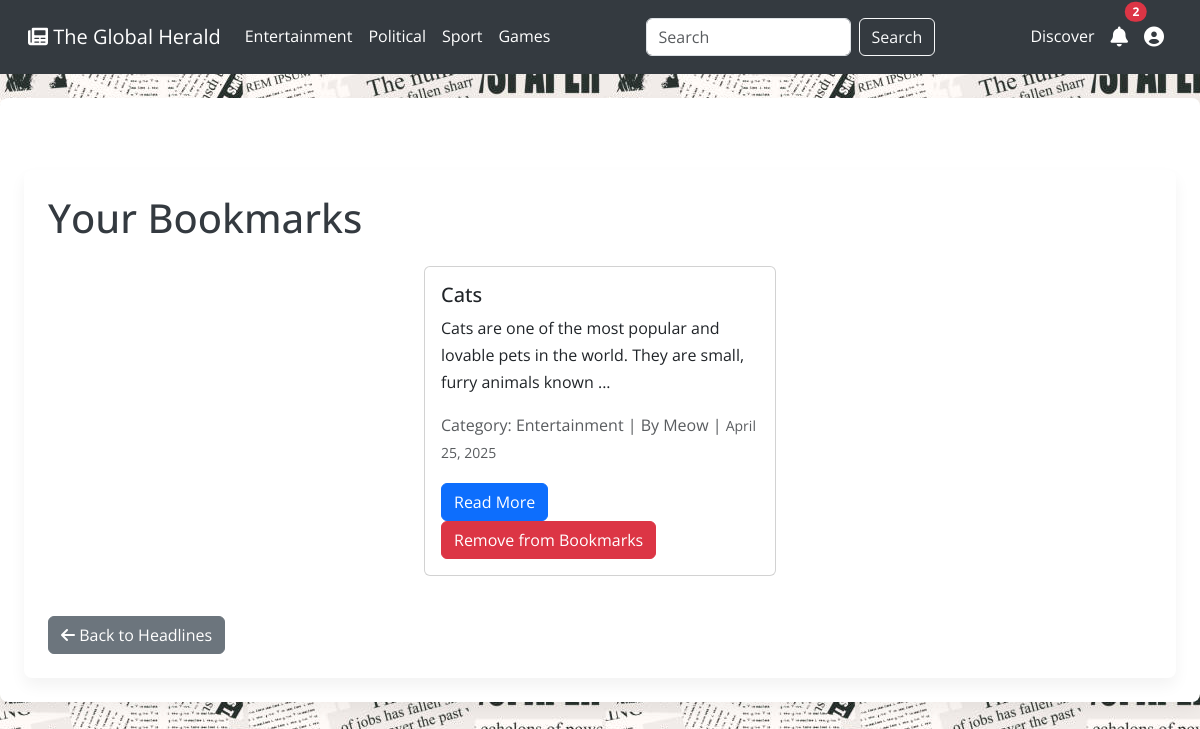
The page /bookmarks.php (signed in) on the database its author committed.
### tables this page shows
CREATE TABLE `category` (
  `category_id` int(11) NOT NULL,
  `category_name` varchar(255) NOT NULL
);

CREATE TABLE `articles` (
  `id` int(11) NOT NULL,
  `title` varchar(255) NOT NULL,
  `content` text NOT NULL,
  `author` varchar(100) NOT NULL,
  `created_at` timestamp NOT NULL DEFAULT current_timestamp(),
  `category_id` int(11) NOT NULL,
  `image_path` mediumtext NOT NULL,
  `views` int(11) NOT NULL DEFAULT 0
);

### bookmarks.php (the view, shortened to what this page needs)
<?php
$dbb = (new Database())->connect();
$user_id = $_SESSION['user_id'];
$query = "
    SELECT a.id, a.title, a.author, a.content, a.created_at, c.category_name
    FROM bookmarks b
    JOIN articles a ON b.article_id = a.id
    LEFT JOIN category c ON a.category_id = c.category_id
    WHERE b.user_id = ?
    ORDER BY a.created_at DESC
";
$stmt = $dbb->prepare($query);
$stmt->bind_param("i", $user_id);
$stmt->execute();
$bookmarks_result = $stmt->get_result();
if ($bookmarks_result->num_rows > 0) {
    $bookmarks = $bookmarks_result->fetch_all(MYSQLI_ASSOC);
} else {
    $message = "You have no bookmarks yet.";
}
$db = (new Database())->connect();
$categories_query = "SELECT * FROM category ORDER BY category_name ASC";
$categories_result = $db->query($categories_query);
$selected_category = isset($_GET['category_id']) ? intval($_GET['category_id']) : 0;
function isUserLoggedIn()
{
    return isset($_SESSION['user_id']);
}
$dbx = (new Database())->connect();
$notfications_count = 0;
if (isset($_SESSION['user_id'])) {
    $user_id = $_SESSION['user_id'];
    $stmt = $dbx->prepare("SELECT COUNT(*) as count FROM notfications WHERE user_id = ?");
    $stmt->bind_param("i", $user_id);
    $stmt->execute();
    $result = $stmt->get_result();
    if ($row = $result->fetch_assoc()) {
        $notfications_count = $row['count'];
    }
}
?>
<!DOCTYPE html>
<html lang="en">
<head>
    <link href="https://cdn.jsdelivr.net/npm/bootstrap@5.3.0/dist/css/bootstrap.min.css" rel="stylesheet">
    <link rel="stylesheet" href="https://cdnjs.cloudflare.com/ajax/libs/font-awesome/6.0.0-beta3/css/all.min.css">
</head>
<body>
    <nav class="navbar navbar-expand-lg navbar-dark">
        <div class="container-fluid">
            <a class="navbar-brand" href="index.php">
                <i class="fas fa-newspaper"></i> The Global Herald
            </a>
            <div class="collapse navbar-collapse" id="navbarNav">
                <ul class="navbar-nav me-auto mb-2 mb-lg-0">
                    <?php
                    $categories_result->data_seek(0);
                    while ($category = $categories_result->fetch_assoc()): ?>
                        <li class="nav-item">
                            <a class="nav-link <?= $selected_category == $category['category_id'] ? 'active' : '' ?>"
                                href="index.php?category_id=<?= $category['category_id'] ?>">
                                <?= htmlspecialchars($category['category_name']) ?>
                            </a>
                        </li>
                    <?php endwhile; ?>
                    <li>
                        <a class="nav-link" href="index.php#games">Games</a>
                    </li>
                </ul>
                <form class="d-flex" method="GET" action="index.php">
                    <input class="form-control me-2" type="search" name="search" placeholder="Search"
                        aria-label="Search"
                        value="<?= isset($_GET['search']) ? htmlspecialchars($_GET['search']) : '' ?>">
                    <button class="btn btn-outline-light" type="submit">Search</button>
                </form>
                <ul class="navbar-nav ms-auto">
                    <ul class="navbar-nav me-auto mb-2 mb-lg-0">
                        <li>
                            <a class="nav-link" href="random_article.php" ">Discover</a>
</li>
</ul>
                    <?php if (isUserLoggedIn() || isSignedUp()): ?>
                            <li class=" nav-item">
                                    <a class="nav-link position-relative" href="noti.php" title="Notifications">
                                        <i class="fas fa-bell fa-lg"></i>
                                        <?php if ($notfications_count > 0): ?>
                                            <span
                                                class="position-absolute top-0 start-100 translate-middle badge rounded-pill bg-danger">
                                                <?= $notfications_count ?>
                                            </span>
                                        <?php endif; ?>
                                    </a>
                            </li>
                            <li class="nav-item user-dropdown">
                                <a class="nav-link" href="#" id="userDropdown" role="button" data-bs-toggle="dropdown"
                                    aria-expanded="false" title="User Menu">
                                    <i class="fas fa-user-circle fa-lg"></i>
                                </a>
                            </li>
                        <?php endif; ?>
                    </ul>
            </div>
        </div>
    </nav>
    <div class="container mt-4">
        <div class="container mt-5">
            <h1>Your Bookmarks</h1>
            <?php if (isset($message)): ?>
                <div class="alert alert-info">
                    <?= htmlspecialchars($message) ?>
                </div>
            <?php else: ?>
                <div class="row">
                    <?php foreach ($bookmarks as $bookmark): ?>
                        <div class="col-md-4 mb-4">
                            <div class="card">
                                <div class="card-body">
                                    <h5 class="card-title"><?= htmlspecialchars($bookmark['title']) ?></h5>
                                    <p class="card-text"><?= substr(htmlspecialchars($bookmark['content']), 0, 100) ?>...</p>
                                    <p class="text-muted">
                                        Category: <?= htmlspecialchars($bookmark['category_name']) ?> |
                                        By <?= htmlspecialchars($bookmark['author']) ?> |
                                        <small><?= date("F j, Y", strtotime($bookmark['created_at'])) ?></small>
                                    </p>
                                    <a href="article.php?id=<?= $bookmark['id'] ?>" class="btn btn-primary">Read More</a>
                                    <a href="#" class="btn btn-danger"
                                        onclick="removeFromFavorites(<?= $bookmark['id'] ?>); return false;">Remove from
                                        Bookmarks</a>
                                </div>
                            </div>
                        </div>
                    <?php endforeach; ?>
                </div>
            <?php endif; ?>
            <div class="mt-3">
                <a href="index.php" class="btn btn-secondary"><i class="fas fa-arrow-left"></i> Back to Headlines</a>
            </div>
        </div>
    </div>
</body>
</html>

### bookmarks.php (style rules this page uses)
body { font-family: 'Open Sans', sans-serif; background-image: url('images/g5.jpg'); background-size: auto; color: #343a40; line-height: 1.7; }
a { color: #007bff; text-decoration: none; transition: color 0.3s ease-in-out; }
.navbar { background-color: #343a40; padding: 0.75rem 1rem; }
.navbar-nav .nav-link { color: #fff; padding: 0.7rem 1.2rem; transition: background-color 0.3s ease-in-out; border-radius: 0.25rem; }
.container { max-width: 1200px; margin: 0 auto; padding: 1.5rem; background-color: #fff; box-shadow: 0 0.5rem 1rem rgba(0, 0, 0, 0.05); border-radius: 0.5rem; }
.row { display: flex; gap: 1.5rem; margin-top: 1.5rem; justify-content: center; }
.user-dropdown { position: relative; }

### rows shown on the page
category: category_name "Entertainment"
category: category_name "Political"
category: category_name "Sport"
articles: title "Cats", content "Cats are one of the most popular and lovable pets in the world. They are small, furry animals known", category.category_name "Entertainment", author "Meow", created_at "April 25, 2025"

### other values the page prints
$notfications_count "2"
